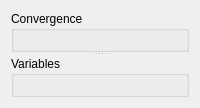
              <widget class="QWidget" name="tab_convergence">
               <attribute name="title">
                <string>Convergence</string>
               </attribute>
               <layout class="QVBoxLayout" name="verticalLayout_convergence">
                <item>
                 <widget class="QSplitter" name="splitter_convergencePlots">
                  <property name="orientation">
                   <enum>Qt::Vertical</enum>
                  </property>
                  <widget class="QGroupBox" name="groupBox_convergencePlot">
                   <property name="title">
                    <string>Convergence</string>
                   </property>
                   <layout class="QVBoxLayout" name="verticalLayout_convergencePlot">
                    <item>
                     <widget class="QFrame" name="frame_plotConvergence">
                      <property name="frameShape">
                       <enum>QFrame::StyledPanel</enum>
                      </property>
                     </widget>
                    </item>
                   </layout>
                  </widget>
                  <widget class="QGroupBox" name="groupBox_variablePlot">
                   <property name="title">
                    <string>Variables</string>
                   </property>
                   <layout class="QVBoxLayout" name="verticalLayout_variablePlot">
                    <item>
                     <widget class="QFrame" name="frame_plotVariables">
                      <property name="frameShape">
                       <enum>QFrame::StyledPanel</enum>
                      </property>
                     </widget>
                    </item>
                   </layout>
                  </widget>
                 </widget>
                </item>
               </layout>
              </widget>
